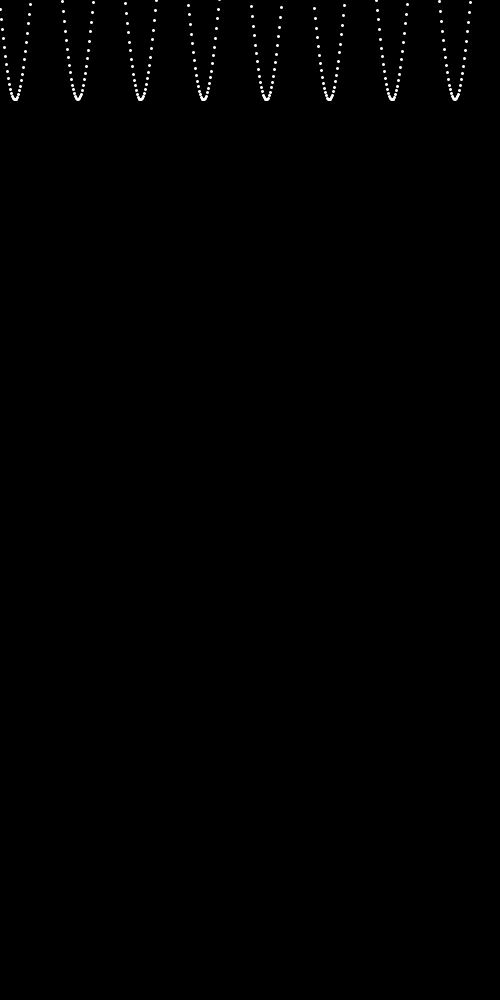
Frame 1 (no input)
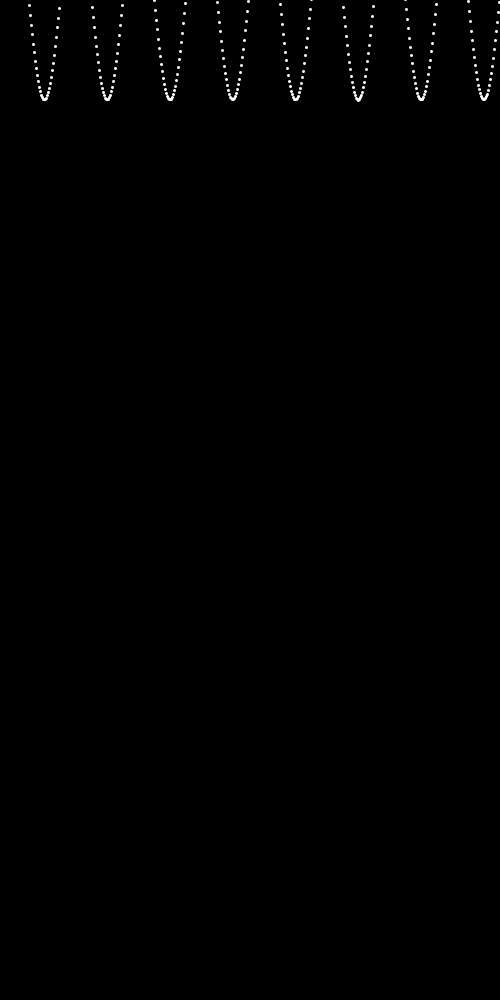
Frame 60 (the mouse pressed at the canvas centre just before this capture)
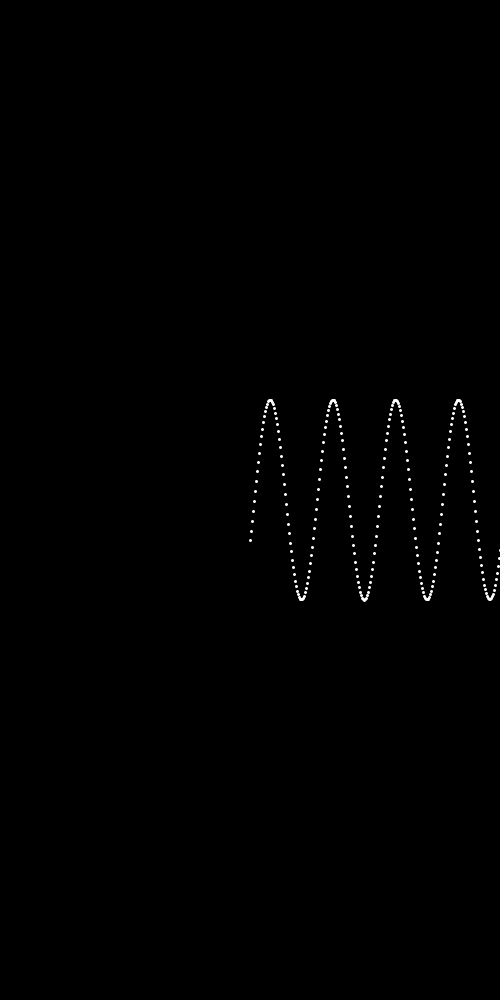
Frame 120 (the mouse held since frame 60 and released just before this capture)

The Processing sketch that drew these frames (run headless with seeded random() and noise(); from frame 60 on, the mouse is pressed at the canvas centre):

// Processing sketch: processing_155277
// ── processing_155277.pde

float theta = 0.1;


void setup(){
  size(500, 1000);
  smooth();
  background(0);
}

void draw(){
  background(0);
 
  for(int x = 0; x <= width; x+=1){
    fill(255);
    stroke(255);
    strokeWeight(3);
    point(mouseX+x, mouseY+100*sin(theta));
    theta += 0.1;
  }
  
}
